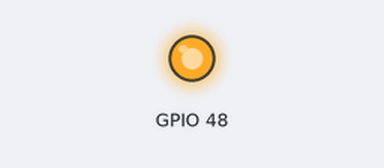
The sketch below on a simulated ESP32-S3. Shown: output pins drawn as LEDs (lit = HIGH). What the sketch prints to the serial monitor is not drawn.

Above: at 1.0 s.
At 3.0 s:
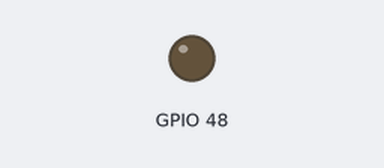
Timing chart, 0 to 5.2 s (numbered marks = the images above):
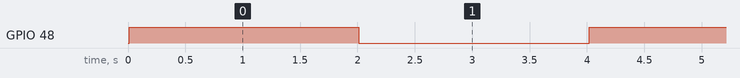

Measured:
- by itself, GPIO 48: alternates HIGH for 2.0 s and LOW for 2.0 s

The sketch:

sketch.ino
```cpp
// sketch.ino
// main entry points

#include <Arduino.h>
#include <esp_log.h>

// to blink or not to blink...
bool doBlinking = true;

void setup() {
  Serial.begin(115200);
  Serial.println("arduino started");
  pinMode(LED_BUILTIN, OUTPUT);
} // setup

void loop() {
  Serial.printf("\nahem, hello world\n");

  #ifdef ESP_IDF_VERSION_MAJOR
    Serial.printf( // IDF version
      "IDF version: %d.%d.%d\n",
      ESP_IDF_VERSION_MAJOR, ESP_IDF_VERSION_MINOR, ESP_IDF_VERSION_PATCH
    );
  #endif
  #ifdef ESP_ARDUINO_VERSION_MAJOR
    Serial.printf(
      "ESP_ARDUINO_VERSION_MAJOR=%d; MINOR=%d; PATCH=%d\n",
      ESP_ARDUINO_VERSION_MAJOR, ESP_ARDUINO_VERSION_MINOR,
      ESP_ARDUINO_VERSION_PATCH
    );
  #endif
  #ifdef ARDUINO_FEATHER_ESP32
    Serial.printf("ARDUINO_FEATHER_ESP32 is defined\n");
  #endif
  #ifdef ARDUINO_ARCH_ESP32
    Serial.printf("ARDUINO_ARCH_ESP32 is defined\n");
  #endif
  #ifdef ESP_PLATFORM
    Serial.printf("ESP_PLATFORM is defined\n");
  #endif
  #ifdef ESP32
    Serial.printf("ESP32 is defined\n");
  #endif
  #ifdef IDF_VER
    Serial.printf("IDF_VER=%s\n", IDF_VER);
  #endif
  #ifdef ARDUINO
    Serial.printf("ARDUINO=%d\n", ARDUINO);
  #endif
  #ifdef ARDUINO_BOARD
    Serial.printf("ARDUINO_BOARD=%s\n", ARDUINO_BOARD);
  #endif
  #ifdef ARDUINO_VARIANT
    Serial.printf("ARDUINO_VARIANT=%s\n", ARDUINO_VARIANT);
  #endif
  #ifdef ARDUINO_SERIAL_PORT
    Serial.printf("ARDUINO_SERIAL_PORT=%d\n", ARDUINO_SERIAL_PORT);
  #endif

  if(doBlinking) {
    digitalWrite(LED_BUILTIN, HIGH);
    delay(2000);
    digitalWrite(LED_BUILTIN, LOW);
    delay(2000);
  }
} // loop
```
